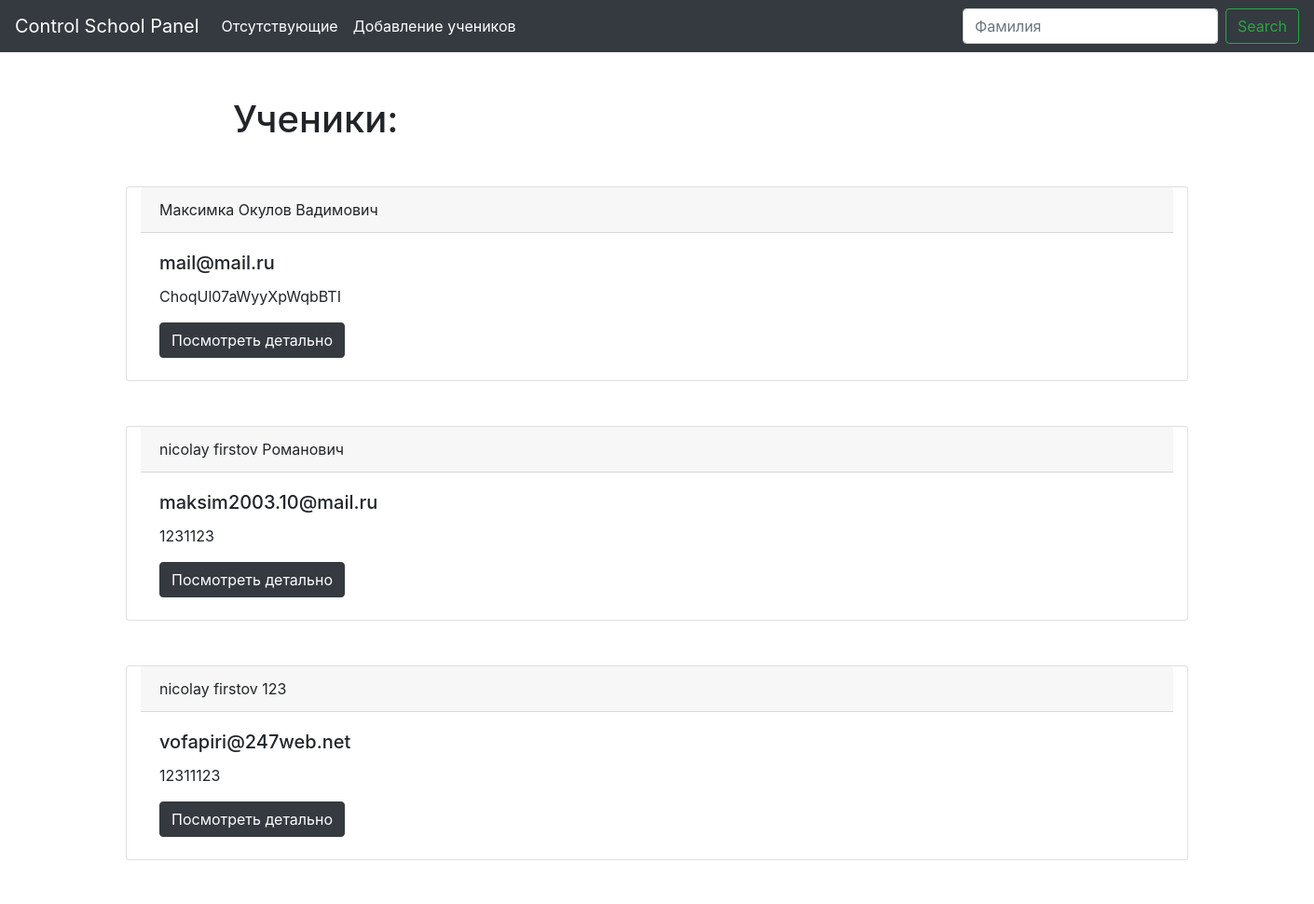
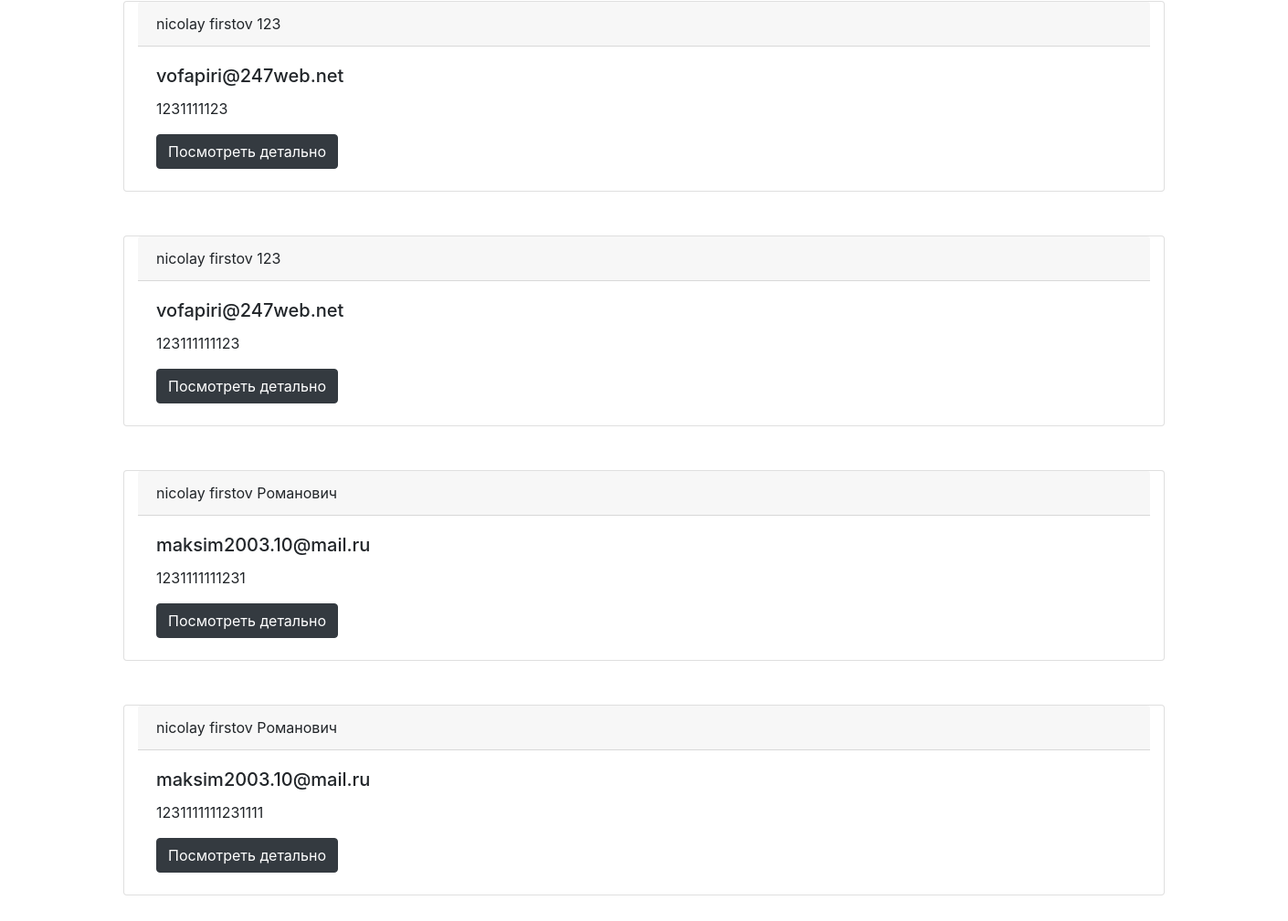
Screenshot of /missing/ with the database file from the repository (2 pictures, top to bottom).
### api/models.py (models this page shows, shortened)
class Post(models.Model):
    first_name = models.CharField(max_length=100)
    surname = models.CharField(max_length=100)
    patronymic = models.CharField(max_length=100)
    created_date = models.DateTimeField(default=timezone.now())
    slug = models.SlugField(max_length=20, unique=True, default=gen_slug)
    email = models.EmailField(max_length=254)
    in_school = models.CharField(max_length=10, default=False)
    last_use = models.DateTimeField(default=timezone.now())

### api/views.py (the view)
# urls.py: path('missing/', views.missing, name='missing'),
def missing(request):
    q = Post.objects.all().filter(in_school='False')
    return render(request, "index.html", {"students": q})

### templates/index.html (shortened to what this page needs)
{% extends 'base.html' %}
{% block content %}
<h1 class="offset-2 col-12 mt-5 mb-5">Ученики:</h1>
{% for student in students %}
<div class="container card mb-5">
<div class="card-header">
  {{student.first_name}} {{student.surname}} {{student.patronymic}}
</div>
<div class="card-body mb-1">
  <h5 class="card-title">{{ student.email}}</h5>
  <p class="card-text">{{student.slug}}</p>
  <a href="/view/{{ student.slug }}" class="btn btn-dark">Посмотреть детально</a>
</div>
</div>
{% endfor %}
{% endblock %}

### rows the page displays
Post: first_name "Максимка", surname "Окулов", patronymic "Вадимович", email "mail@mail.ru", slug "ChoqUl07aWyyXpWqbBTI"
Post: first_name "nicolay", surname "firstov", patronymic "Романович", email "maksim2003.10@mail.ru", slug "1231123"
Post: first_name "nicolay", surname "firstov", patronymic "123", email "vofapiri@247web.net", slug "12311123"
Post: first_name "nicolay", surname "firstov", patronymic "123", email "vofapiri@247web.net", slug "1231111123"
Post: first_name "nicolay", surname "firstov", patronymic "123", email "vofapiri@247web.net", slug "123111111123"
Post: first_name "nicolay", surname "firstov", patronymic "Романович", email "maksim2003.10@mail.ru", slug "1231111111231"
Post: first_name "nicolay", surname "firstov", patronymic "Романович", email "maksim2003.10@mail.ru", slug "1231111111231111"
